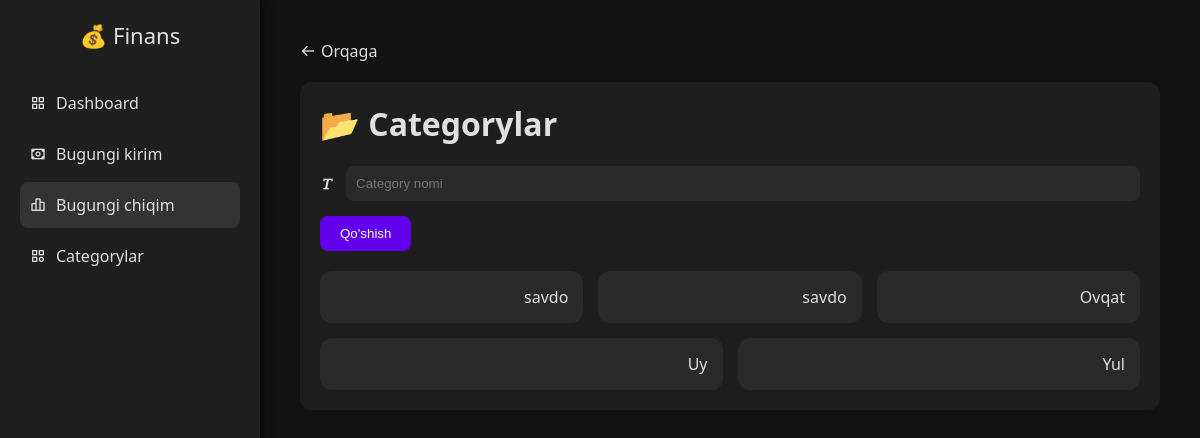
Page /uz-latn/users/category/ (signed in) on the committed database.
### income/models.py (models this page shows, shortened)
class Category(models.Model):
    user = models.ForeignKey(CustomUser, on_delete=models.CASCADE)
    name = models.CharField(max_length=50)

### users/views.py (the view, shortened to what this page needs)
# urls.py: path('category/', category, name='category'),
@login_required
def category(request):
    categories = Category.objects.filter(user=request.user)
    return render(request, "category.html", {"categories": categories})

### templates/category.html (shortened to what this page needs)
{% load i18n %}
{% load static %}
{% get_current_language as LANGUAGE_CODE %}
<!DOCTYPE html>
<html lang="{{ LANGUAGE_CODE }}">
<head>
  <link rel="stylesheet" href="{% static 'css/category.css' %}">
  <link href="https://unpkg.com/boxicons@2.1.4/css/boxicons.min.css" rel="stylesheet">
</head>
<body>
  <aside class="sidebar">
    <div class="logo">💰 Finans</div>
    <nav>
      <a href="{% url "dashboard" %}"><i class='bx bx-grid-alt'></i> {% trans "Dashboard" %}</a>
      <a href="{% url "income" %}"><i class='bx bx-money'></i> {% trans "Bugungi kirim" %}</a>
      <a href="{% url "expence" %}" class="active"><i class='bx bx-bar-chart-alt-2'></i> {% trans "Bugungi chiqim" %}</a>
      <a href="{% url "category" %}"><i class='bx bx-category'></i> {% trans "Categorylar" %}</a>
    </nav>
  </aside>
  <div class="main-content">
    <a href="{% url "dashboard" %}" class="back-btn"><i class='bx bx-arrow-back'></i> {% trans "Orqaga" %}</a>
    <div class="category-container">
      <h1>📂 {% trans "Categorylar" %}</h1>
      <form method="POST" action="">
        <div class="input-group">
          <i class='bx bx-text'></i>
          <input type="text" name="name" placeholder="{% trans 'Category nomi' %}" required>
        </div>
        <button type="submit">{% trans "Qo'shish" %}</button>
      </form>
      <div class="category-list">
        {% for category in categories %}
        <div class="category-card">
          <span>{{ category.name }}</span>
        </div>
        {% empty %}
        <p>{% trans "Hozircha category mavjud emas" %}</p>
        {% endfor %}
      </div>
    </div>
  </div>
</body>

### static/css/category.css (style rules this page uses)
body { margin: 0; font-family: 'Segoe UI', Tahoma, Geneva, Verdana, sans-serif; background-color: #121212; color: #e0e0e0; display: flex; }
.sidebar { width: 220px; background-color: #1f1f1f; height: 100vh; padding: 20px; box-shadow: 2px 0 8px rgba(0,0,0,0.5); }
.sidebar .logo { font-size: 22px; text-align: center; margin-bottom: 30px; }
.sidebar nav a { display: flex; align-items: center; gap: 10px; padding: 12px 10px; color: #e0e0e0; border-radius: 8px; margin-bottom: 5px; text-decoration: none; transition: background 0.3s; }
.sidebar nav a.active, .sidebar nav a:hover { background-color: #333; }
.main-content { flex: 1; padding: 40px; }
.back-btn { display: inline-flex; align-items: center; gap: 5px; text-decoration: none; color: #e0e0e0; margin-bottom: 20px; }
.category-container { background-color: #1e1e1e; padding: 20px; border-radius: 12px; }
.category-container h1 { margin-top: 0; }
.input-group { display: flex; align-items: center; gap: 10px; margin-bottom: 15px; }
.input-group input { flex: 1; padding: 10px; border-radius: 8px; border: none; background-color: #2a2a2a; color: #e0e0e0; }
button { padding: 10px 20px; border-radius: 8px; border: none; background-color: #6200ee; color: #fff; cursor: pointer; display: flex; align-items: center; gap: 5px; }
.category-list { display: flex; flex-wrap: wrap; gap: 15px; margin-top: 20px; }
.category-card { background-color: #2a2a2a; padding: 15px; border-radius: 12px; display: flex; align-items: center; gap: 10px; flex: 1 1 200px; justify-content: space-between; }

### rows in the picture
Category: name "savdo"
Category: name "savdo"
Category: name "Ovqat"
Category: name "Uy"
Category: name "Yul"
